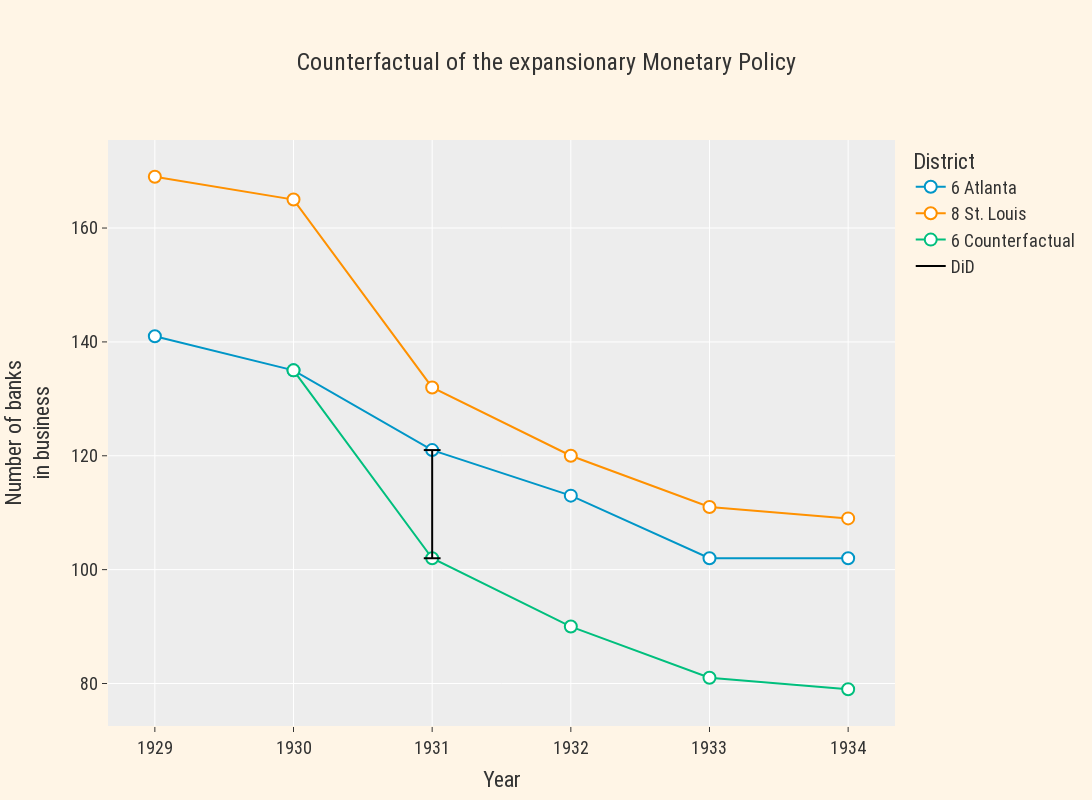

Source (notebook cell):
### Code cell
import numpy as np
dddf = ddf.pivot(index='date', columns='district')['n_banks']
a = dddf.loc[dddf.index.year==1930,'8 St. Louis'] - dddf.loc[(dddf.index.year==1930),'6 Atlanta']
dddf['diff86'] = a.values[0]
dddf['6 Counterfactual'] = np.where(dddf.index.year >= 1930, dddf['8 St. Louis'] - dddf['diff86'], np.NaN)
dddf = dddf.drop('diff86', axis=1).reset_index().melt('date', value_name='n_banks')
dddf['year'] = dddf.date.dt.year

fig = px.line(dddf, x='year', y='n_banks', color='district', markers=True,
              color_discrete_map={ # replaces default color mapping by value
                "6 Atlanta": my_blue, "8 St. Louis": my_orange,
            },
            title = "Counterfactual of the expansionary Monetary Policy",
            labels={ # replaces default labels by column name
                "n_banks": "Number of banks<br>in business",  "year": "Year", "district":"District"
            },)
fig.add_trace(go.Scatter(name = "DiD",
                         x=[1931,1931], 
                         y =[102,121],
                         line={"color":"black"},
                         marker=dict(symbol='line-ew'),
                        ))

fig.show()

### Figure 1 — Plotly figure (JSON) as saved in the notebook; plotly's stock layout.template omitted (floating-point values rounded to 4 significant figures)
{"data": [{"hovertemplate": "District=6 Atlanta<br>Year=%{x}<br>Number of banks<br>in business=%{y}<extra></extra>", "legendgroup": "6 Atlanta", "line": {"color": "#0096c7", "dash": "solid"}, "marker": {"symbol": "circle"}, "mode": "lines+markers", "name": "6 Atlanta", "orientation": "v", "showlegend": true, "type": "scatter", "x": [1929, 1930, 1931, 1932, 1933, 1934], "xaxis": "x", "y": [141, 135, 121, 113, 102, 102], "yaxis": "y"}, {"hovertemplate": "District=8 St. Louis<br>Year=%{x}<br>Number of banks<br>in business=%{y}<extra></extra>", "legendgroup": "8 St. Louis", "line": {"color": "#ff9100", "dash": "solid"}, "marker": {"symbol": "circle"}, "mode": "lines+markers", "name": "8 St. Louis", "orientation": "v", "showlegend": true, "type": "scatter", "x": [1929, 1930, 1931, 1932, 1933, 1934], "xaxis": "x", "y": [169, 165, 132, 120, 111, 109], "yaxis": "y"}, {"hovertemplate": "District=6 Counterfactual<br>Year=%{x}<br>Number of banks<br>in business=%{y}<extra></extra>", "legendgroup": "6 Counterfactual", "line": {"color": "#00BF7D", "dash": "solid"}, "marker": {"symbol": "circle"}, "mode": "lines+markers", "name": "6 Counterfactual", "orientation": "v", "showlegend": true, "type": "scatter", "x": [1929, 1930, 1931, 1932, 1933, 1934], "xaxis": "x", "y": [null, 135, 102, 90, 81, 79], "yaxis": "y"}, {"line": {"color": "black"}, "marker": {"symbol": "line-ew"}, "name": "DiD", "type": "scatter", "x": [1931, 1931], "y": [102, 121]}], "layout": {"height": 800, "legend": {"title": {"text": "District"}, "tracegroupgap": 0}, "title": {"text": "Counterfactual of the expansionary Monetary Policy"}, "width": 1600, "xaxis": {"anchor": "y", "autorange": true, "domain": [0, 1], "range": [1929.0, 1934.0], "title": {"text": "Year"}, "type": "linear"}, "yaxis": {"anchor": "x", "autorange": true, "domain": [0, 1], "range": [72.53, 175.5], "title": {"text": "Number of banks<br>in business"}, "type": "linear"}}}
